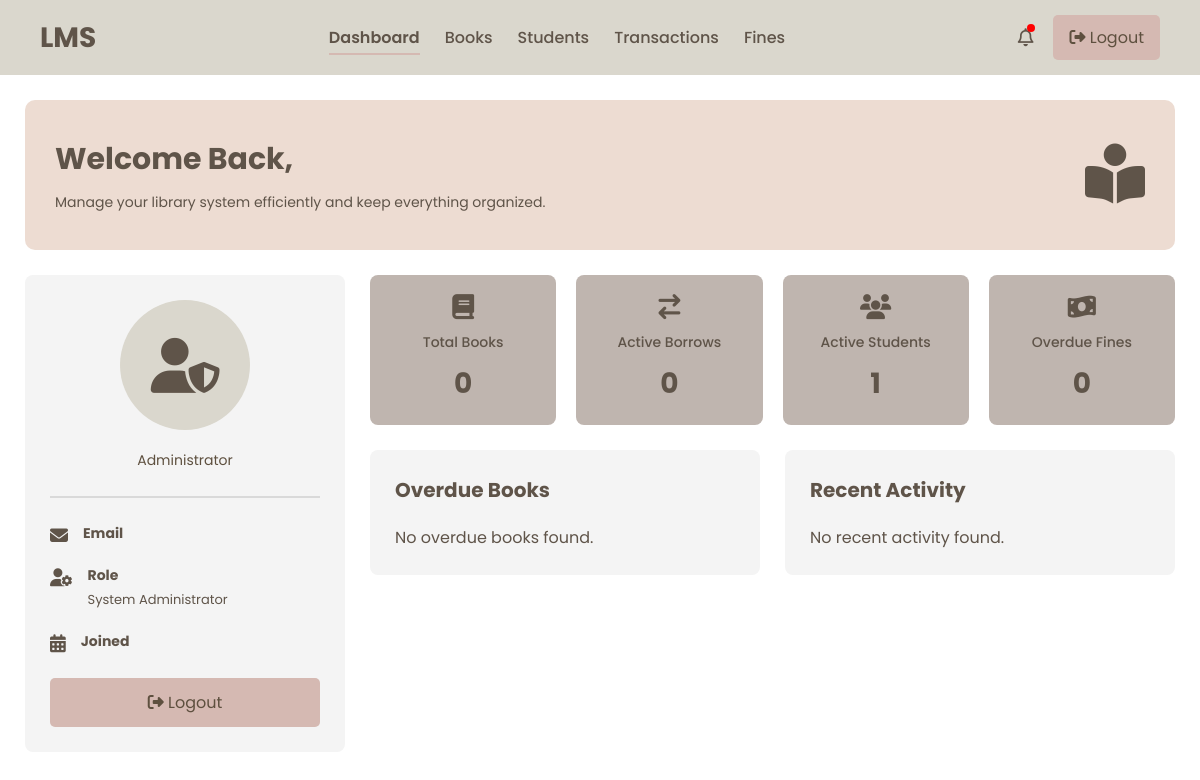
Page /dashboard/ on the earlier database version.
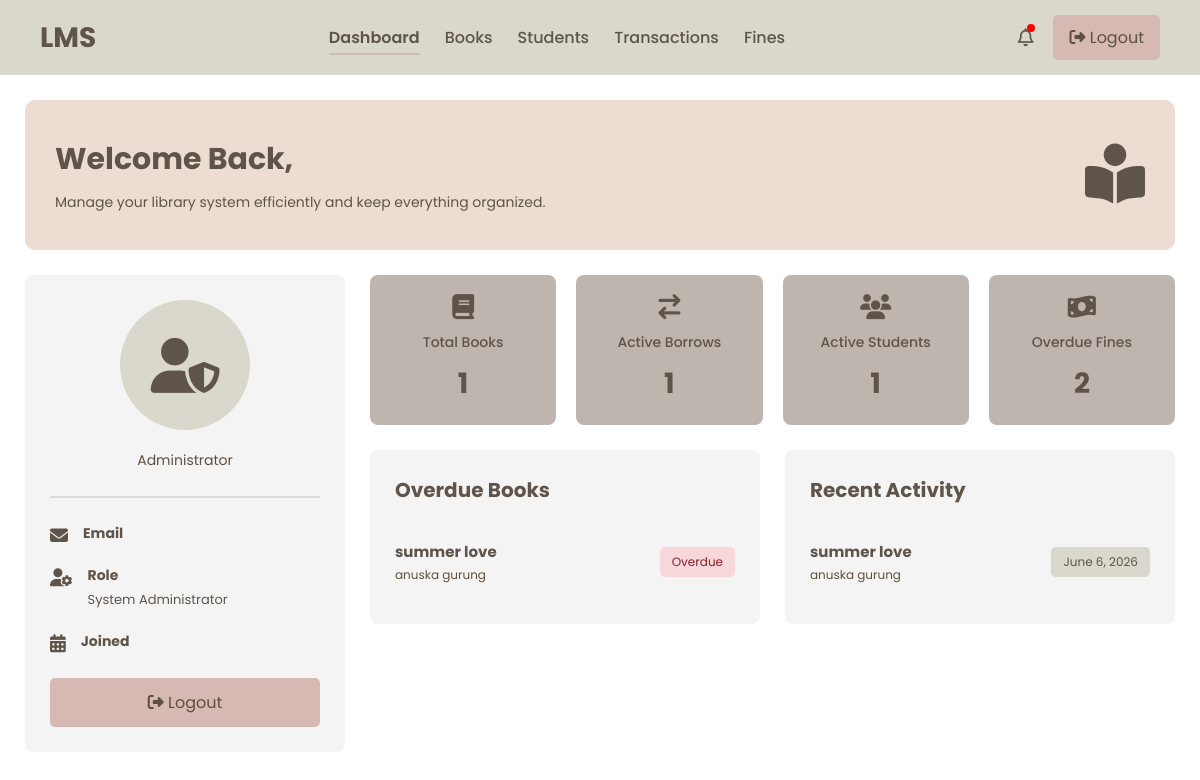
Same page on the later database version.
### library/models.py (models this page shows, shortened)
class Transaction(models.Model):
    student = models.ForeignKey(
        Student,
        on_delete=models.CASCADE
    )
    book = models.ForeignKey(
        Book,
        on_delete=models.CASCADE
    )
    borrowed_date = models.DateField(
        auto_now_add=True
    )
    return_date = models.DateField(
        null=True,
        blank=True
    )
    is_returned = models.BooleanField(
        default=False
    )

class Book(models.Model):
    title = models.CharField(max_length=200)
    author = models.CharField(max_length=100)
    category = models.CharField(
        max_length=100,
        default='General'
    )
    isbn = models.CharField(
        max_length=50,
        unique=True,
        null=True,
        blank=True
    )
    quantity = models.IntegerField(default=1)
    available = models.BooleanField(default=True)

class Student(models.Model):
    user = models.OneToOneField(User, on_delete=models.CASCADE, null=True, blank=True)
    name = models.CharField(max_length=100)
    email = models.EmailField(unique=True)
    phone = models.CharField(max_length=20, default='')
    department = models.CharField(max_length=100)
    active = models.BooleanField(default=True)
    student_id = models.CharField(max_length=20, unique=True, blank=True)
    date_of_birth = models.DateField(null=True, blank=True)
    profile_picture = models.ImageField(upload_to='profile_pictures/', null=True, blank=True)

### library/views.py (the view)
# urls.py: path('dashboard/', views.dashboard, name='dashboard'),
def dashboard(request):
    total_books = Book.objects.count()
    active_borrows = Transaction.objects.filter(is_returned=False).count()
    active_students = Student.objects.filter(active=True).count()
    overdue_fines = Fine.objects.filter(paid=False).count()
    overdue_books = Transaction.objects.filter(is_returned=False)[:5]
    recent_activity = Transaction.objects.order_by('-borrowed_date')[:5]
    context = {
        'total_books': total_books,
        'active_borrows': active_borrows,
        'active_students': active_students,
        'overdue_fines': overdue_fines,
        'overdue_books': overdue_books,
        'recent_activity': recent_activity,
    }
    return render(
        request,
        'admindashboard.html',
        context
    )

### templates/admindashboard.html (shortened to what the changed rows need)
{% load static %}
<!DOCTYPE html>
<html lang="en">
<head>
    <link rel="stylesheet"
          href="https://cdnjs.cloudflare.com/ajax/libs/font-awesome/6.5.1/css/all.min.css">
    <link rel="stylesheet"
          href="{% static 'css/admindashboard.css' %}">
</head>
<body>
<div class="container">
    <nav class="navbar">
        <div class="nav-logo">
            <h1>LMS</h1>
        </div>
    </nav>
    <section class="welcome-banner">
        <div>
            <h1>
                Welcome Back, {{ request.user.username }}
            </h1>
        </div>
    </section>
    <section class="dashboard-grid">
        <div class="right-content">
            <div class="cards">
                <div class="card">
                    <i class="fa-solid fa-book"></i>
                    <h3>Total Books</h3>
                    <h2>{{ total_books }}</h2>
                </div>
                <div class="card">
                    <i class="fa-solid fa-arrow-right-arrow-left"></i>
                    <h3>Active Borrows</h3>
                    <h2>{{ active_borrows }}</h2>
                </div>
                <div class="card">
                    <h2>{{ active_students }}</h2>
                </div>
                <div class="card">
                    <i class="fa-solid fa-money-bill-wave"></i>
                    <h3>Overdue Fines</h3>
                    <h2>{{ overdue_fines }}</h2>
                </div>
            </div>
            <div class="content-grid">
                <div class="box">
                    <div class="box-header">
                        <h2>Overdue Books</h2>
                    </div>
                    {% for borrow in overdue_books %}
                    <div class="item">
                        <div>
                            <h4>
                                {{ borrow.book.title }}
                            </h4>
                            <p>
                                {{ borrow.student.name }}
                            </p>
                        </div>
                        <span class="danger">
                            Overdue
                        </span>
                    </div>
                    {% empty %}
                    <p>
                        No overdue books found.
                    </p>
                    {% endfor %}
                </div>
                <div class="box">
                    <div class="box-header">
                        <h2>Recent Activity</h2>
                    </div>
                    {% for borrow in recent_activity %}
                    <div class="item">
                        <div>
                            <h4>
                                {{ borrow.book.title }}
                            </h4>
                            <p>
                                {{ borrow.student.name }}
                            </p>
                        </div>
                        <span class="date">
                            {{ borrow.borrowed_date }}
                        </span>
                    </div>
                    {% empty %}
                    <p>
                        No recent activity found.
                    </p>
                    {% endfor %}
                </div>
            </div>
        </div>
    </section>
</div>
</body>
</html>

Differences in the rows shown:
added Transaction: book "summer love", student.name "anuska gurung", borrowed_date "June 6, 2026"
Other differences:
{{ total_books }}: "0" → "1"
{{ active_borrows }}: "0" → "1"
{{ overdue_fines }}: "0" → "2"
text no longer shown: "No overdue books found. No recent activity found."
